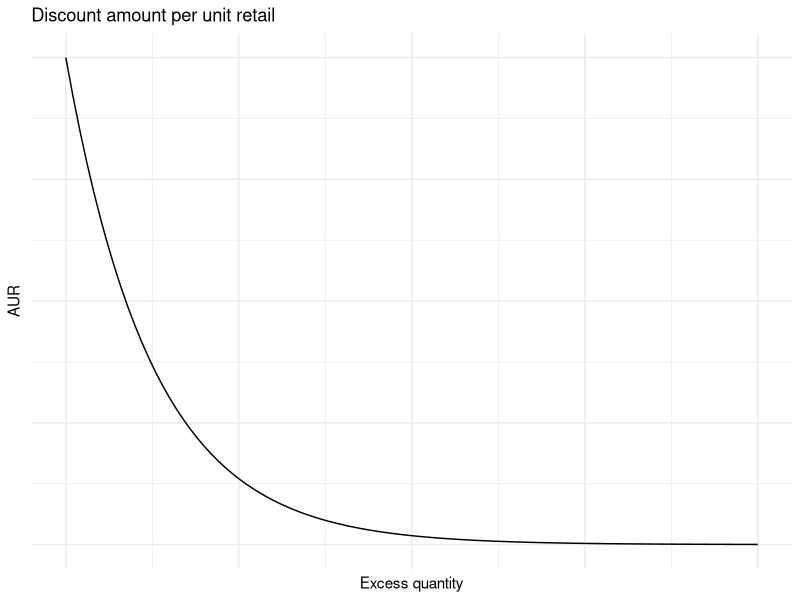

The R source for this figure: (Note: this script raises an error after producing the figure.)
## ---- chunk 1
library(ggplot2)
library(magrittr)

data.frame(overstock=seq(0,100),
            sale_AUR=20*exp(-0.08*seq(0,100))) %>%
     ggplot(., aes(x=overstock,y=sale_AUR)) +
     geom_line() +
     theme_minimal() +
     xlab("Excess quantity") +
     ylab("AUR") +
     ggtitle("Discount amount per unit retail") +
     theme(axis.text=element_blank())
## ---- chunk 2
knitr::include_graphics("img/black-box-sales-output.png") 
## ---- chunk 3
library(lubridate)
library(ggplot2)
library(magrittr)

coffee_sales <- data.frame(weekly_high=seq(10,100,by=0.5),
                           expected_units_sold=10 + 6*seq(10,100,by=0.5)) %>%
  transform(.,units_sold=rnbinom(n=length(seq(10,100,by=0.5)), mu = expected_units_sold,
                                 size = 50))
coffee_sales$units_sold[coffee_sales$weekly_high==95]<- coffee_sales$expected_units_sold[coffee_sales$weekly_high==95] +90
coffee_sales$units_sold[coffee_sales$weekly_high==75]<- coffee_sales$expected_units_sold[coffee_sales$weekly_high==75] +70
ggplot(data=coffee_sales,aes(x=weekly_high,y=units_sold)) +
  geom_point() +
  theme_minimal() +
  theme(panel.grid = element_blank(),
        panel.border = element_rect(colour="grey",fill=NA)) +
  xlab("average weekly high") +
  ylab("units sold") 

## ---- chunk 4
library(lubridate)
library(ggplot2)
library(ggthemes)
library(magrittr)

slopes <- seq(5.8,6.3,length.out=5)

fits <- sapply(slopes,function(b) {
  10+b*seq(10,100,by=0.5)
}) %>% matrix(data=.,nrow=length(seq(10,100,by=0.5))*length(slopes),
              ncol=1)
fitted_df <- data.frame(expand.grid(weekly_high=seq(10,100,by=0.5),
                                    slope=slopes),
                        predicted_sales=fits,
                        accuracy=" ")
fitted_df <- rbind(fitted_df,data.frame(expand.grid(weekly_high=seq(10,100,by=0.5),
                                                    slope=c(3,8)),
                                        predicted_sales=sapply(c(3,8),function(b) {
                                          10+b*seq(10,100,by=0.5)
                                        }) %>% matrix(data=.,nrow=length(seq(10,100,by=0.5))*2,
                                                      ncol=1),
                                        accuracy=c(rep("too small",length(seq(10,100,by=0.5))),
                                                   rep("too big",length(seq(10,100,by=0.5))))))
fitted_df$accuracy <- factor(fitted_df$accuracy,
                             levels=c("too small", " ", "too big"))

ggplot(data=coffee_sales,
       aes(x=weekly_high,
           y=units_sold)) +
  geom_point(alpha=0.6) +
  theme_minimal() +
  facet_wrap(~accuracy,nrow=1,
             strip.position = "bottom") +
  geom_line(data=fitted_df,
            aes(x=weekly_high,
                y=predicted_sales,
                colour=slope,
                group=slope),
            inherit.aes = FALSE) +
  guides(colour="none") +
  xlab("average weekly high") +
  ylab("units sold") +
  scale_color_continuous_tableau() +
  theme(panel.grid.minor=element_blank(),
        panel.grid.major = element_blank(),
        panel.border = element_rect(colour="grey",fill=NA),
        axis.text.x = element_blank())

